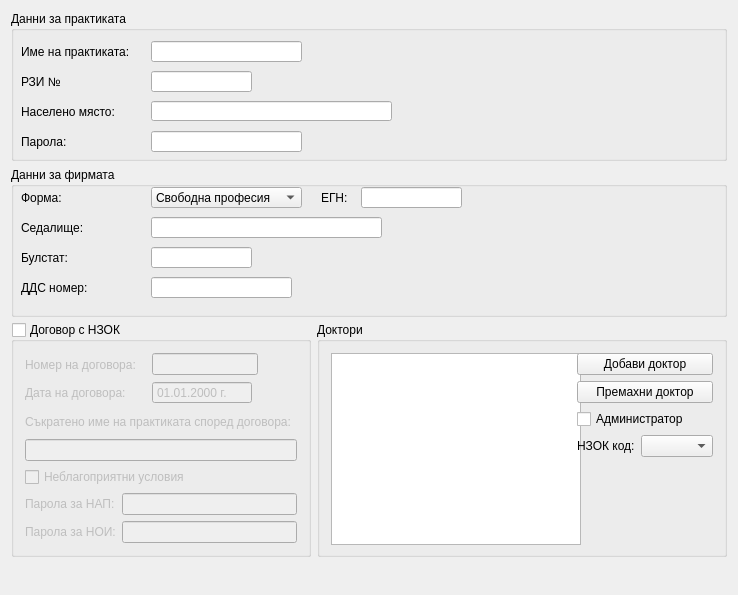
<?xml version="1.0" encoding="UTF-8"?>
<ui version="4.0">
 <class>PracticeSettings</class>
 <widget class="QWidget" name="PracticeSettings">
  <property name="geometry">
   <rect>
    <x>0</x>
    <y>0</y>
    <width>738</width>
    <height>595</height>
   </rect>
  </property>
  <property name="minimumSize">
   <size>
    <width>738</width>
    <height>595</height>
   </size>
  </property>
  <property name="windowTitle">
   <string>PracticeSettings</string>
  </property>
  <layout class="QVBoxLayout" name="verticalLayout_3">
   <item>
    <layout class="QVBoxLayout" name="verticalLayout_2">
     <item>
      <widget class="QGroupBox" name="groupBox_3">
       <property name="minimumSize">
        <size>
         <width>0</width>
         <height>150</height>
        </size>
       </property>
       <property name="title">
        <string>Данни за практиката</string>
       </property>
       <widget class="LineEdit" name="practiceNameEdit">
        <property name="geometry">
         <rect>
          <x>140</x>
          <y>30</y>
          <width>151</width>
          <height>21</height>
         </rect>
        </property>
        <property name="sizePolicy">
         <sizepolicy hsizetype="Preferred" vsizetype="Fixed">
          <horstretch>0</horstretch>
          <verstretch>0</verstretch>
         </sizepolicy>
        </property>
        <property name="maxLength">
         <number>70</number>
        </property>
       </widget>
       <widget class="LineEdit" name="rziEdit">
        <property name="geometry">
         <rect>
          <x>140</x>
          <y>60</y>
          <width>101</width>
          <height>21</height>
         </rect>
        </property>
        <property name="maxLength">
         <number>10</number>
        </property>
       </widget>
       <widget class="AutoCompleteLineEdit" name="activityAddressEdit">
        <property name="geometry">
         <rect>
          <x>140</x>
          <y>90</y>
          <width>241</width>
          <height>20</height>
         </rect>
        </property>
        <property name="sizePolicy">
         <sizepolicy hsizetype="Preferred" vsizetype="Fixed">
          <horstretch>0</horstretch>
          <verstretch>0</verstretch>
         </sizepolicy>
        </property>
        <property name="maxLength">
         <number>68</number>
        </property>
       </widget>
       <widget class="QLabel" name="label_2">
        <property name="geometry">
         <rect>
          <x>10</x>
          <y>60</y>
          <width>121</width>
          <height>21</height>
         </rect>
        </property>
        <property name="text">
         <string>РЗИ №</string>
        </property>
       </widget>
       <widget class="QLabel" name="label">
        <property name="geometry">
         <rect>
          <x>10</x>
          <y>30</y>
          <width>121</width>
          <height>21</height>
         </rect>
        </property>
        <property name="text">
         <string>Име на практиката:</string>
        </property>
       </widget>
       <widget class="QLabel" name="label_12">
        <property name="geometry">
         <rect>
          <x>10</x>
          <y>120</y>
          <width>111</width>
          <height>21</height>
         </rect>
        </property>
        <property name="text">
         <string>Парола:</string>
        </property>
       </widget>
       <widget class="LineEdit" name="passEdit">
        <property name="geometry">
         <rect>
          <x>140</x>
          <y>120</y>
          <width>151</width>
          <height>21</height>
         </rect>
        </property>
        <property name="sizePolicy">
         <sizepolicy hsizetype="Preferred" vsizetype="Fixed">
          <horstretch>0</horstretch>
          <verstretch>0</verstretch>
         </sizepolicy>
        </property>
        <property name="maxLength">
         <number>20</number>
        </property>
        <property name="echoMode">
         <enum>QLineEdit::Normal</enum>
        </property>
       </widget>
       <widget class="QLabel" name="label_8">
        <property name="geometry">
         <rect>
          <x>10</x>
          <y>90</y>
          <width>111</width>
          <height>21</height>
         </rect>
        </property>
        <property name="text">
         <string>Населено място:</string>
        </property>
       </widget>
      </widget>
     </item>
     <item>
      <widget class="QGroupBox" name="groupBox_2">
       <property name="minimumSize">
        <size>
         <width>0</width>
         <height>150</height>
        </size>
       </property>
       <property name="title">
        <string>Данни за фирмата</string>
       </property>
       <widget class="QComboBox" name="legalEntityCombo">
        <property name="geometry">
         <rect>
          <x>140</x>
          <y>20</y>
          <width>151</width>
          <height>21</height>
         </rect>
        </property>
        <item>
         <property name="text">
          <string>Свободна професия</string>
         </property>
        </item>
        <item>
         <property name="text">
          <string>ЕТ</string>
         </property>
        </item>
        <item>
         <property name="text">
          <string>ЕООД</string>
         </property>
        </item>
        <item>
         <property name="text">
          <string>ООД</string>
         </property>
        </item>
        <item>
         <property name="text">
          <string>ЕАД</string>
         </property>
        </item>
        <item>
         <property name="text">
          <string>АД</string>
         </property>
        </item>
       </widget>
       <widget class="LineEdit" name="firmAddressEdit">
        <property name="geometry">
         <rect>
          <x>140</x>
          <y>50</y>
          <width>231</width>
          <height>21</height>
         </rect>
        </property>
        <property name="sizePolicy">
         <sizepolicy hsizetype="Expanding" vsizetype="Fixed">
          <horstretch>0</horstretch>
          <verstretch>0</verstretch>
         </sizepolicy>
        </property>
        <property name="maxLength">
         <number>100</number>
        </property>
       </widget>
       <widget class="LineEdit" name="vatEdit">
        <property name="geometry">
         <rect>
          <x>140</x>
          <y>110</y>
          <width>141</width>
          <height>21</height>
         </rect>
        </property>
       </widget>
       <widget class="LineEdit" name="bulstatEdit">
        <property name="geometry">
         <rect>
          <x>140</x>
          <y>80</y>
          <width>101</width>
          <height>21</height>
         </rect>
        </property>
        <property name="maxLength">
         <number>13</number>
        </property>
       </widget>
       <widget class="QLabel" name="label_5">
        <property name="geometry">
         <rect>
          <x>10</x>
          <y>20</y>
          <width>91</width>
          <height>21</height>
         </rect>
        </property>
        <property name="text">
         <string>Форма:</string>
        </property>
       </widget>
       <widget class="QLabel" name="label_4">
        <property name="geometry">
         <rect>
          <x>10</x>
          <y>50</y>
          <width>81</width>
          <height>21</height>
         </rect>
        </property>
        <property name="text">
         <string>Седалище:</string>
        </property>
       </widget>
       <widget class="QLabel" name="label_6">
        <property name="geometry">
         <rect>
          <x>10</x>
          <y>110</y>
          <width>81</width>
          <height>21</height>
         </rect>
        </property>
        <property name="text">
         <string>ДДС номер:</string>
        </property>
       </widget>
       <widget class="QLabel" name="label_3">
        <property name="geometry">
         <rect>
          <x>10</x>
          <y>80</y>
          <width>49</width>
          <height>21</height>
         </rect>
        </property>
        <property name="text">
         <string>Булстат:</string>
        </property>
       </widget>
       <widget class="QLabel" name="selfInsuredLabel">
        <property name="geometry">
         <rect>
          <x>310</x>
          <y>20</y>
          <width>41</width>
          <height>21</height>
         </rect>
        </property>
        <property name="text">
         <string>ЕГН:</string>
        </property>
       </widget>
       <widget class="LineEdit" name="selfInsuredId">
        <property name="geometry">
         <rect>
          <x>350</x>
          <y>20</y>
          <width>101</width>
          <height>21</height>
         </rect>
        </property>
        <property name="maxLength">
         <number>10</number>
        </property>
       </widget>
      </widget>
     </item>
    </layout>
   </item>
   <item>
    <layout class="QHBoxLayout" name="horizontalLayout_3">
     <item>
      <widget class="QGroupBox" name="nzokGroup">
       <property name="minimumSize">
        <size>
         <width>300</width>
         <height>0</height>
        </size>
       </property>
       <property name="title">
        <string>Договор с НЗОК</string>
       </property>
       <property name="checkable">
        <bool>true</bool>
       </property>
       <property name="checked">
        <bool>false</bool>
       </property>
       <layout class="QVBoxLayout" name="verticalLayout_8">
        <item>
         <layout class="QHBoxLayout" name="horizontalLayout_9">
          <item>
           <layout class="QVBoxLayout" name="verticalLayout_6">
            <item>
             <widget class="QLabel" name="label_9">
              <property name="text">
               <string>Номер на договора:</string>
              </property>
             </widget>
            </item>
            <item>
             <widget class="QLabel" name="label_10">
              <property name="text">
               <string>Дата на договора:      </string>
              </property>
             </widget>
            </item>
           </layout>
          </item>
          <item>
           <layout class="QVBoxLayout" name="verticalLayout_7">
            <item>
             <layout class="QHBoxLayout" name="horizontalLayout_4">
              <item>
               <widget class="LineEdit" name="contractEdit">
                <property name="sizePolicy">
                 <sizepolicy hsizetype="Expanding" vsizetype="Fixed">
                  <horstretch>0</horstretch>
                  <verstretch>0</verstretch>
                 </sizepolicy>
                </property>
                <property name="maxLength">
                 <number>6</number>
                </property>
               </widget>
              </item>
              <item>
               <spacer name="horizontalSpacer">
                <property name="orientation">
                 <enum>Qt::Horizontal</enum>
                </property>
                <property name="sizeHint" stdset="0">
                 <size>
                  <width>40</width>
                  <height>20</height>
                 </size>
                </property>
               </spacer>
              </item>
             </layout>
            </item>
            <item>
             <layout class="QHBoxLayout" name="horizontalLayout_5">
              <item>
               <widget class="DateEdit" name="contractDateEdit">
                <property name="minimumSize">
                 <size>
                  <width>100</width>
                  <height>0</height>
                 </size>
                </property>
                <property name="buttonSymbols">
                 <enum>QAbstractSpinBox::NoButtons</enum>
                </property>
                <property name="showGroupSeparator" stdset="0">
                 <bool>false</bool>
                </property>
                <property name="maximumDateTime">
                 <datetime>
                  <hour>23</hour>
                  <minute>59</minute>
                  <second>59</second>
                  <year>9999</year>
                  <month>12</month>
                  <day>30</day>
                 </datetime>
                </property>
                <property name="minimumDate">
                 <date>
                  <year>1900</year>
                  <month>1</month>
                  <day>1</day>
                 </date>
                </property>
                <property name="displayFormat">
                 <string notr="true">dd.MM.yyyy 'г.'</string>
                </property>
                <property name="date">
                 <date>
                  <year>2000</year>
                  <month>1</month>
                  <day>1</day>
                 </date>
                </property>
               </widget>
              </item>
              <item>
               <spacer name="horizontalSpacer_2">
                <property name="orientation">
                 <enum>Qt::Horizontal</enum>
                </property>
                <property name="sizeHint" stdset="0">
                 <size>
                  <width>40</width>
                  <height>20</height>
                 </size>
                </property>
               </spacer>
              </item>
             </layout>
            </item>
           </layout>
          </item>
         </layout>
        </item>
        <item>
         <widget class="QLabel" name="label_11">
          <property name="text">
           <string>Съкратено име на практиката според договора:</string>
          </property>
         </widget>
        </item>
        <item>
         <widget class="LineEdit" name="practiceNameNZOK">
          <property name="maxLength">
           <number>100</number>
          </property>
         </widget>
        </item>
        <item>
         <widget class="QCheckBox" name="unfavCheck">
          <property name="text">
           <string>Неблагоприятни условия</string>
          </property>
         </widget>
        </item>
        <item>
         <layout class="QHBoxLayout" name="horizontalLayout_8">
          <item>
           <layout class="QVBoxLayout" name="verticalLayout_4">
            <item>
             <widget class="QLabel" name="label_7">
              <property name="text">
               <string>Парола за НАП:</string>
              </property>
             </widget>
            </item>
            <item>
             <widget class="QLabel" name="label_14">
              <property name="text">
               <string>Парола за НОИ:</string>
              </property>
             </widget>
            </item>
           </layout>
          </item>
          <item>
           <layout class="QVBoxLayout" name="verticalLayout_5">
            <item>
             <layout class="QHBoxLayout" name="horizontalLayout_6">
              <item>
               <widget class="LineEdit" name="nraPass">
                <property name="sizePolicy">
                 <sizepolicy hsizetype="Expanding" vsizetype="Fixed">
                  <horstretch>0</horstretch>
                  <verstretch>0</verstretch>
                 </sizepolicy>
                </property>
               </widget>
              </item>
             </layout>
            </item>
            <item>
             <layout class="QHBoxLayout" name="horizontalLayout_7">
              <item>
               <widget class="LineEdit" name="nssiPass">
                <property name="sizePolicy">
                 <sizepolicy hsizetype="Expanding" vsizetype="Fixed">
                  <horstretch>0</horstretch>
                  <verstretch>0</verstretch>
                 </sizepolicy>
                </property>
               </widget>
              </item>
             </layout>
            </item>
           </layout>
          </item>
         </layout>
        </item>
       </layout>
      </widget>
     </item>
     <item>
      <widget class="QGroupBox" name="groupBox">
       <property name="title">
        <string>Доктори</string>
       </property>
       <layout class="QHBoxLayout" name="horizontalLayout_2">
        <property name="bottomMargin">
         <number>9</number>
        </property>
        <item>
         <widget class="QListWidget" name="doctorList">
          <property name="sizePolicy">
           <sizepolicy hsizetype="Expanding" vsizetype="Fixed">
            <horstretch>0</horstretch>
            <verstretch>0</verstretch>
           </sizepolicy>
          </property>
          <property name="minimumSize">
           <size>
            <width>250</width>
            <height>0</height>
           </size>
          </property>
         </widget>
        </item>
        <item>
         <layout class="QVBoxLayout" name="verticalLayout">
          <item>
           <widget class="QPushButton" name="addDoctor">
            <property name="text">
             <string>Добави доктор</string>
            </property>
           </widget>
          </item>
          <item>
           <widget class="QPushButton" name="removeDoctor">
            <property name="text">
             <string>Премахни доктор</string>
            </property>
           </widget>
          </item>
          <item>
           <widget class="QCheckBox" name="adminCheck">
            <property name="text">
             <string>Администратор</string>
            </property>
           </widget>
          </item>
          <item>
           <layout class="QHBoxLayout" name="horizontalLayout">
            <item>
             <widget class="QLabel" name="label_13">
              <property name="text">
               <string>НЗОК код:</string>
              </property>
             </widget>
            </item>
            <item>
             <widget class="QComboBox" name="specialtyCombo"/>
            </item>
           </layout>
          </item>
          <item>
           <spacer name="verticalSpacer">
            <property name="orientation">
             <enum>Qt::Vertical</enum>
            </property>
            <property name="sizeHint" stdset="0">
             <size>
              <width>20</width>
              <height>40</height>
             </size>
            </property>
           </spacer>
          </item>
         </layout>
        </item>
       </layout>
      </widget>
     </item>
    </layout>
   </item>
   <item>
    <widget class="QLabel" name="errorLabel">
     <property name="sizePolicy">
      <sizepolicy hsizetype="Preferred" vsizetype="Preferred">
       <horstretch>0</horstretch>
       <verstretch>0</verstretch>
      </sizepolicy>
     </property>
     <property name="minimumSize">
      <size>
       <width>391</width>
       <height>21</height>
      </size>
     </property>
     <property name="styleSheet">
      <string notr="true">color : red;</string>
     </property>
     <property name="text">
      <string/>
     </property>
    </widget>
   </item>
   <item>
    <spacer name="verticalSpacer_2">
     <property name="orientation">
      <enum>Qt::Vertical</enum>
     </property>
     <property name="sizeHint" stdset="0">
      <size>
       <width>20</width>
       <height>40</height>
      </size>
     </property>
    </spacer>
   </item>
  </layout>
 </widget>
 <layoutdefault spacing="6" margin="11"/>
 <customwidgets>
  <customwidget>
   <class>LineEdit</class>
   <extends>QLineEdit</extends>
   <header>View/uiComponents/LineEdit.h</header>
  </customwidget>
  <customwidget>
   <class>DateEdit</class>
   <extends>QDateEdit</extends>
   <header>View/uiComponents/DateEdit.h</header>
  </customwidget>
  <customwidget>
   <class>AutoCompleteLineEdit</class>
   <extends>QLineEdit</extends>
   <header>View/uiComponents/AutoCompleteLineEdit.h</header>
  </customwidget>
 </customwidgets>
 <tabstops>
  <tabstop>practiceNameEdit</tabstop>
  <tabstop>rziEdit</tabstop>
  <tabstop>activityAddressEdit</tabstop>
  <tabstop>passEdit</tabstop>
  <tabstop>legalEntityCombo</tabstop>
  <tabstop>firmAddressEdit</tabstop>
  <tabstop>bulstatEdit</tabstop>
  <tabstop>vatEdit</tabstop>
  <tabstop>nzokGroup</tabstop>
  <tabstop>contractEdit</tabstop>
  <tabstop>contractDateEdit</tabstop>
  <tabstop>practiceNameNZOK</tabstop>
  <tabstop>unfavCheck</tabstop>
  <tabstop>nraPass</tabstop>
  <tabstop>doctorList</tabstop>
  <tabstop>addDoctor</tabstop>
  <tabstop>removeDoctor</tabstop>
  <tabstop>adminCheck</tabstop>
  <tabstop>specialtyCombo</tabstop>
 </tabstops>
 <resources/>
 <connections/>
</ui>
